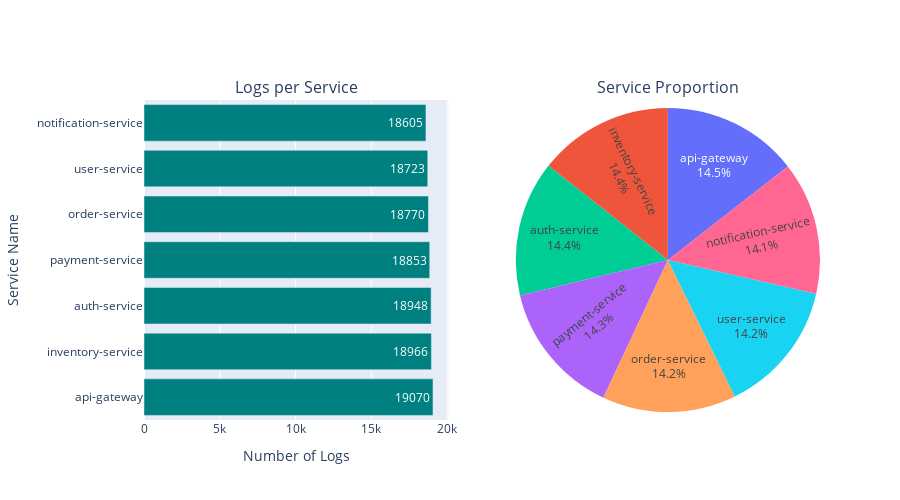

Notebook code for this chart:
### Code cell
# Create subplots with horizontal bar and pie charts.
fig = make_subplots(
    rows=1, cols=2,
    subplot_titles=('Logs per Service', 'Service Proportion'),
    specs=[[{'type': 'bar'}, {'type': 'pie'}]]
)

# Horizontal bar chart.
fig.add_trace(
    go.Bar(
        y=service_counts.index,
        x=service_counts.values,
        orientation='h',
        marker_color='teal',
        text=service_counts.values,
        textposition='auto'
    ),
    row=1, col=1
)

# Pie chart.
fig.add_trace(
    go.Pie(
        labels=service_counts.index,
        values=service_counts.values,
        textinfo='label+percent'
    ),
    row=1, col=2
)

fig.update_xaxes(title_text='Number of Logs', row=1, col=1)
fig.update_yaxes(title_text='Service Name', row=1, col=1)
fig.update_layout(height=500, showlegend=False)
fig.show()

### Figure 1 — Plotly figure (JSON) as saved in the notebook; plotly's stock layout.template omitted (floating-point values rounded to 4 significant figures)
{"data": [{"marker": {"color": "teal"}, "orientation": "h", "text": [19070.0, 18970.0, 18950.0, 18850.0, 18770.0, 18720.0, 18600.0], "textposition": "auto", "type": "bar", "x": [19070, 18966, 18948, 18853, 18770, 18723, 18605], "xaxis": "x", "y": ["api-gateway", "inventory-service", "auth-service", "payment-service", "order-service", "user-service", "notification-service"], "yaxis": "y"}, {"domain": {"x": [0.55, 1], "y": [0, 1]}, "labels": ["api-gateway", "inventory-service", "auth-service", "payment-service", "order-service", "user-service", "notification-service"], "textinfo": "label+percent", "type": "pie", "values": [19070, 18966, 18948, 18853, 18770, 18723, 18605]}], "layout": {"annotations": [{"font": {"size": 16}, "showarrow": false, "text": "Logs per Service", "x": 0.225, "xanchor": "center", "xref": "paper", "y": 1, "yanchor": "bottom", "yref": "paper"}, {"font": {"size": 16}, "showarrow": false, "text": "Service Proportion", "x": 0.775, "xanchor": "center", "xref": "paper", "y": 1, "yanchor": "bottom", "yref": "paper"}], "height": 500, "showlegend": false, "xaxis": {"anchor": "y", "domain": [0, 0.45], "title": {"text": "Number of Logs"}}, "yaxis": {"anchor": "x", "domain": [0, 1], "title": {"text": "Service Name"}}}}
